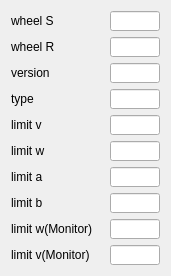
       <widget class="QWidget" name="layoutWidget">
        <property name="geometry">
         <rect>
          <x>0</x>
          <y>460</y>
          <width>171</width>
          <height>256</height>
         </rect>
        </property>
        <layout class="QGridLayout" name="gridLayout_6">
         <item row="0" column="0">
          <widget class="QLabel" name="label_58">
           <property name="sizePolicy">
            <sizepolicy hsizetype="Fixed" vsizetype="Fixed">
             <horstretch>0</horstretch>
             <verstretch>0</verstretch>
            </sizepolicy>
           </property>
           <property name="maximumSize">
            <size>
             <width>100</width>
             <height>16777215</height>
            </size>
           </property>
           <property name="text">
            <string>wheel S</string>
           </property>
          </widget>
         </item>
         <item row="0" column="1">
          <widget class="QLineEdit" name="le_Setting_W_S">
           <property name="sizePolicy">
            <sizepolicy hsizetype="Fixed" vsizetype="Fixed">
             <horstretch>0</horstretch>
             <verstretch>0</verstretch>
            </sizepolicy>
           </property>
           <property name="minimumSize">
            <size>
             <width>50</width>
             <height>20</height>
            </size>
           </property>
           <property name="maximumSize">
            <size>
             <width>20</width>
             <height>20</height>
            </size>
           </property>
           <property name="text">
            <string/>
           </property>
          </widget>
         </item>
         <item row="1" column="0">
          <widget class="QLabel" name="label_59">
           <property name="sizePolicy">
            <sizepolicy hsizetype="Fixed" vsizetype="Fixed">
             <horstretch>0</horstretch>
             <verstretch>0</verstretch>
            </sizepolicy>
           </property>
           <property name="maximumSize">
            <size>
             <width>100</width>
             <height>16777215</height>
            </size>
           </property>
           <property name="text">
            <string>wheel R</string>
           </property>
          </widget>
         </item>
         <item row="1" column="1">
          <widget class="QLineEdit" name="le_Setting_W_R">
           <property name="sizePolicy">
            <sizepolicy hsizetype="Fixed" vsizetype="Fixed">
             <horstretch>0</horstretch>
             <verstretch>0</verstretch>
            </sizepolicy>
           </property>
           <property name="minimumSize">
            <size>
             <width>50</width>
             <height>20</height>
            </size>
           </property>
           <property name="maximumSize">
            <size>
             <width>20</width>
             <height>20</height>
            </size>
           </property>
           <property name="text">
            <string/>
           </property>
          </widget>
         </item>
         <item row="2" column="0">
          <widget class="QLabel" name="label_49">
           <property name="sizePolicy">
            <sizepolicy hsizetype="Fixed" vsizetype="Fixed">
             <horstretch>0</horstretch>
             <verstretch>0</verstretch>
            </sizepolicy>
           </property>
           <property name="maximumSize">
            <size>
             <width>100</width>
             <height>16777215</height>
            </size>
           </property>
           <property name="text">
            <string>version</string>
           </property>
          </widget>
         </item>
         <item row="2" column="1">
          <widget class="QLineEdit" name="le_Setting_Version">
           <property name="sizePolicy">
            <sizepolicy hsizetype="Fixed" vsizetype="Fixed">
             <horstretch>0</horstretch>
             <verstretch>0</verstretch>
            </sizepolicy>
           </property>
           <property name="minimumSize">
            <size>
             <width>50</width>
             <height>20</height>
            </size>
           </property>
           <property name="maximumSize">
            <size>
             <width>20</width>
             <height>20</height>
            </size>
           </property>
           <property name="text">
            <string/>
           </property>
          </widget>
         </item>
         <item row="3" column="0">
          <widget class="QLabel" name="label_51">
           <property name="sizePolicy">
            <sizepolicy hsizetype="Fixed" vsizetype="Fixed">
             <horstretch>0</horstretch>
             <verstretch>0</verstretch>
            </sizepolicy>
           </property>
           <property name="maximumSize">
            <size>
             <width>100</width>
             <height>16777215</height>
            </size>
           </property>
           <property name="text">
            <string>type</string>
           </property>
          </widget>
         </item>
         <item row="3" column="1">
          <widget class="QLineEdit" name="le_Setting_Type">
           <property name="sizePolicy">
            <sizepolicy hsizetype="Fixed" vsizetype="Fixed">
             <horstretch>0</horstretch>
             <verstretch>0</verstretch>
            </sizepolicy>
           </property>
           <property name="minimumSize">
            <size>
             <width>50</width>
             <height>20</height>
            </size>
           </property>
           <property name="maximumSize">
            <size>
             <width>20</width>
             <height>20</height>
            </size>
           </property>
           <property name="text">
            <string/>
           </property>
          </widget>
         </item>
         <item row="4" column="0">
          <widget class="QLabel" name="label_46">
           <property name="sizePolicy">
            <sizepolicy hsizetype="Fixed" vsizetype="Fixed">
             <horstretch>0</horstretch>
             <verstretch>0</verstretch>
            </sizepolicy>
           </property>
           <property name="maximumSize">
            <size>
             <width>100</width>
             <height>16777215</height>
            </size>
           </property>
           <property name="text">
            <string>limit v</string>
           </property>
          </widget>
         </item>
         <item row="4" column="1">
          <widget class="QLineEdit" name="le_Setting_Limit_V">
           <property name="sizePolicy">
            <sizepolicy hsizetype="Fixed" vsizetype="Fixed">
             <horstretch>0</horstretch>
             <verstretch>0</verstretch>
            </sizepolicy>
           </property>
           <property name="minimumSize">
            <size>
             <width>50</width>
             <height>20</height>
            </size>
           </property>
           <property name="maximumSize">
            <size>
             <width>20</width>
             <height>20</height>
            </size>
           </property>
           <property name="text">
            <string/>
           </property>
          </widget>
         </item>
         <item row="5" column="0">
          <widget class="QLabel" name="label_48">
           <property name="sizePolicy">
            <sizepolicy hsizetype="Fixed" vsizetype="Fixed">
             <horstretch>0</horstretch>
             <verstretch>0</verstretch>
            </sizepolicy>
           </property>
           <property name="maximumSize">
            <size>
             <width>100</width>
             <height>16777215</height>
            </size>
           </property>
           <property name="text">
            <string>limit w</string>
           </property>
          </widget>
         </item>
         <item row="5" column="1">
          <widget class="QLineEdit" name="le_Setting_Limit_W">
           <property name="sizePolicy">
            <sizepolicy hsizetype="Fixed" vsizetype="Fixed">
             <horstretch>0</horstretch>
             <verstretch>0</verstretch>
            </sizepolicy>
           </property>
           <property name="minimumSize">
            <size>
             <width>50</width>
             <height>20</height>
            </size>
           </property>
           <property name="maximumSize">
            <size>
             <width>20</width>
             <height>20</height>
            </size>
           </property>
           <property name="text">
            <string/>
           </property>
          </widget>
         </item>
         <item row="6" column="0">
          <widget class="QLabel" name="label_47">
           <property name="sizePolicy">
            <sizepolicy hsizetype="Fixed" vsizetype="Fixed">
             <horstretch>0</horstretch>
             <verstretch>0</verstretch>
            </sizepolicy>
           </property>
           <property name="maximumSize">
            <size>
             <width>100</width>
             <height>16777215</height>
            </size>
           </property>
           <property name="text">
            <string>limit a</string>
           </property>
          </widget>
         </item>
         <item row="6" column="1">
          <widget class="QLineEdit" name="le_Setting_Limit_A">
           <property name="sizePolicy">
            <sizepolicy hsizetype="Fixed" vsizetype="Fixed">
             <horstretch>0</horstretch>
             <verstretch>0</verstretch>
            </sizepolicy>
           </property>
           <property name="minimumSize">
            <size>
             <width>50</width>
             <height>20</height>
            </size>
           </property>
           <property name="maximumSize">
            <size>
             <width>20</width>
             <height>20</height>
            </size>
           </property>
           <property name="text">
            <string/>
           </property>
          </widget>
         </item>
         <item row="7" column="0">
          <widget class="QLabel" name="label_56">
           <property name="sizePolicy">
            <sizepolicy hsizetype="Fixed" vsizetype="Fixed">
             <horstretch>0</horstretch>
             <verstretch>0</verstretch>
            </sizepolicy>
           </property>
           <property name="maximumSize">
            <size>
             <width>100</width>
             <height>16777215</height>
            </size>
           </property>
           <property name="text">
            <string>limit b</string>
           </property>
          </widget>
         </item>
         <item row="7" column="1">
          <widget class="QLineEdit" name="le_Setting_Limit_B">
           <property name="sizePolicy">
            <sizepolicy hsizetype="Fixed" vsizetype="Fixed">
             <horstretch>0</horstretch>
             <verstretch>0</verstretch>
            </sizepolicy>
           </property>
           <property name="minimumSize">
            <size>
             <width>50</width>
             <height>20</height>
            </size>
           </property>
           <property name="maximumSize">
            <size>
             <width>20</width>
             <height>20</height>
            </size>
           </property>
           <property name="text">
            <string/>
           </property>
          </widget>
         </item>
         <item row="8" column="0">
          <widget class="QLabel" name="label_55">
           <property name="sizePolicy">
            <sizepolicy hsizetype="Fixed" vsizetype="Fixed">
             <horstretch>0</horstretch>
             <verstretch>0</verstretch>
            </sizepolicy>
           </property>
           <property name="maximumSize">
            <size>
             <width>110</width>
             <height>16777215</height>
            </size>
           </property>
           <property name="text">
            <string>limit w(Monitor)</string>
           </property>
          </widget>
         </item>
         <item row="8" column="1">
          <widget class="QLineEdit" name="le_Setting_Limit_W_Monitor">
           <property name="minimumSize">
            <size>
             <width>50</width>
             <height>20</height>
            </size>
           </property>
           <property name="maximumSize">
            <size>
             <width>20</width>
             <height>20</height>
            </size>
           </property>
           <property name="text">
            <string/>
           </property>
          </widget>
         </item>
         <item row="9" column="0">
          <widget class="QLabel" name="label_52">
           <property name="sizePolicy">
            <sizepolicy hsizetype="Fixed" vsizetype="Fixed">
             <horstretch>0</horstretch>
             <verstretch>0</verstretch>
            </sizepolicy>
           </property>
           <property name="maximumSize">
            <size>
             <width>110</width>
             <height>16777215</height>
            </size>
           </property>
           <property name="text">
            <string>limit v(Monitor)</string>
           </property>
          </widget>
         </item>
         <item row="9" column="1">
          <widget class="QLineEdit" name="le_Setting_Limit_V_Monitor">
           <property name="minimumSize">
            <size>
             <width>20</width>
             <height>20</height>
            </size>
           </property>
           <property name="maximumSize">
            <size>
             <width>50</width>
             <height>20</height>
            </size>
           </property>
           <property name="text">
            <string/>
           </property>
          </widget>
         </item>
        </layout>
       </widget>
